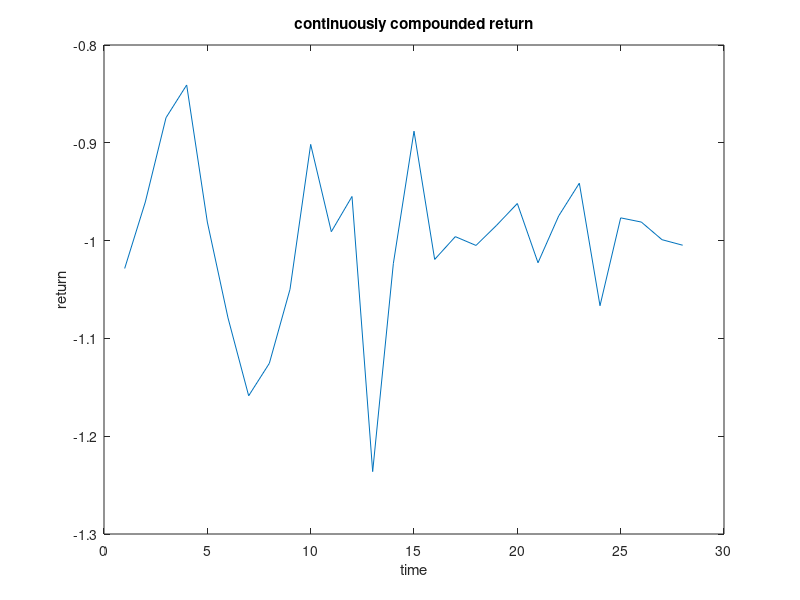

This figure's MATLAB source: (Note: this script raises an error after producing the figure.)
%---------------------------------------------------------------------%
%Q1
data = csvread('Q1.csv');
data = sortrows(data, 1);
%%a.
monthlysimplenetreturn = data(2:end,2) ./ data(1:end-1,2) - 1;
figure()
plot(monthlysimplenetreturn)
xlabel('time');
ylabel('return');
title('monthly simple net return')

%%b.
monthlygrossreturn = data(2:end,2) ./ data(1:end-1,2);
plot(monthlygrossreturn)
xlabel('time');
ylabel('return');
title('monthly gross return')
%%c.
continuouslycompoundedreturn = log(data(2:end,2)) - log(data(1:end-1,2)) - 1;
plot(continuouslycompoundedreturn)
xlabel('time');
ylabel('return');
title('continuously compounded return')
%%d.
meanret = mean(monthlysimplenetreturn);
medianret = median(monthlysimplenetreturn);
stdret = std(monthlysimplenetreturn);
fivepercentileret = prctile(monthlysimplenetreturn, 5);
ninetyfivepercentileret = prctile(monthlysimplenetreturn, 95);
skewnessret = skewness(monthlysimplenetreturn);
kurtosisret = kurtosis(monthlysimplenetreturn);
statistictable = [meanret;medianret;stdret;fivepercentileret;ninetyfivepercentileret; skewnessret; kurtosisret];
csvwrite('Q1table.csv', statistictable);
%---------------------------------------------------------------------%

%---------------------------------------------------------------------%
%Q2
data = csvread('Q2.csv');
retdata = data(2:end, 2:end) ./ data(1:end-1, 2:end) - 1;
meanret = mean(retdata);
stdret = std(retdata);
statistictable = [meanret', stdret'];
csvwrite('Q2table.csv', statistictable);
%---------------------------------------------------------------------%

%---------------------------------------------------------------------%
%Q3
Rm = csvread('Q3.csv');
Rtdata = csvread('Q2.csv');
Rtdata = Rtdata(2:end, 2:end) ./ Rtdata(1:end-1, 2:end) - 1;
Rm = Rm(2:end, 2) ./ Rm(1:end-1, 2) - 1;
Rf = 0.035 / 12 * ones(size(Rtdata, 1), 1);
Rme = Rm - Rf;
for i = 1 : size(Rtdata, 2)
    y = Rtdata(:,i) - Rf;
    x = [ones(size(Rte,1), 1), Rme];
    [B,BINT,R,RINT,STATS] = regress(y, x);
    Intercept(i) = B(1);
    Beta(i) = B(2);
    Residual(i,:) = R;
end
statistictable = [Intercept', Beta'];
csvwrite('Q3table.csv', statistictable);
%---------------------------------------------------------------------%

%---------------------------------------------------------------------%
%Q4
a = Intercept';
sigma = Residual * Residual' / T;
T = size(Rtdata, 1);
J0 = T * (1 + mean(Rm)^2 / var(Rm))^(-1) * a' * sigma^(-1) * a;
%---------------------------------------------------------------------%

%---------------------------------------------------------------------%
%Q5
S = (mean(Rm) - Rf(1)) / std(Rm);
N = size(Rtdata, 2);
J1 = (T - N - 1) / N * a' * sigma^(-1) * a / (1 + S^2);
%---------------------------------------------------------------------%
%---------------------------------------------------------------------%
%Q6. Momemtum
data = csvread('Q6_2.csv');
data(:,3) = data(:,3) + 1;
timelist = data(:,4) * 100 + data(:,5);
timelist = unique(timelist);
timerank = [];
for i = 1 : length(data)
    timerank(i) = find(timelist == data(i,4) * 100 + data(i,5));
end
data(:,7) = timerank;
stocklist = unique(data(:,1));
totaldata = [];
recpos = 0;
data(:,8) = zeros(length(data),1);

for i = 1 : length(stocklist);
    i
    slicedata = data(data(:,1) == stocklist(i), :);
    if size(slicedata,1) < 12
        recpos = recpos + size(slicedata,1);
        continue
    end
    for j = 1 : size(slicedata,1) - 12
        ret = cumprod(slicedata(j:j+10, 3));
        ret = ret(end);
        data(j + 12 + recpos, 8) = ret;
    end
    recpos = recpos + size(slicedata,1);
end

retdata = data(data(:,8) ~= 0, :);
datelist = unique(retdata(:, 2));

timerank = unique(timerank);
groupret = [];
for i = 1 : length(timerank)
    slicedata = retdata(retdata(:, 7) == timerank(i), :);
    slicedata = sortrows(slicedata, 8);
    idx = 1;
    retlist = [];
    for j = 1 : 9
        monthlyret = slicedata(idx : idx + floor(size(slicedata,1) / 10) - 1, 3);
        retlist = [retlist, mean(monthlyret)];
        idx = idx + floor(size(slicedata,1) / 10);
    end
    monthlyret = slicedata(idx : end, 3);
    retlist = [retlist, mean(monthlyret)];
    groupret = [groupret; retlist];
end
groupret = groupret(~isnan(groupret(:,1)), :);
cumret = cumprod(groupret);
figure()
plot(cumret);
legend('1','2','3','4','5','6','7','8','9','10', 'Location','NorthWest');
xlabel('time')
ylabel('return')
title('Returns For Momentum Groups')

%Fama-French Test
threefactor = csvread('threefactor.csv', 1, 0);
factoridx = ismember(threefactor(:,1), datelist);
threefactor = threefactor(factoridx, :);
rm = threefactor(:,2);
smb = threefactor(:,3);
hml = threefactor(:,4);
x = [ones(size(groupret(:, 1), 1),1), rm, smb,hml];
fftable = [];
for i = 1 : 10
    y = groupret(:, i) - 1;
    [B,BINT,R,RINT,STATS] = regress(y, x);
    SSE = R' * R;
    MSE = SSE / (size(x,1) - size(x,2));
    se = sqrt(MSE*diag(inv(x'*x)));
    t = B ./ se;
    fftable(:,i) = [B; t; STATS(1)]
end
csvwrite('momemtumfftest.csv', fftable);
%---------------------------------------------------------------------%
%---------------------------------------------------------------------%
%Q7.Reversal
data = csvread('Q6_2.csv');
data(:,3) = data(:,3) + 1;
timelist = data(:,4) * 100 + data(:,5);
timelist = unique(timelist);
timerank = [];
for i = 1 : length(data)
    timerank(i) = find(timelist == data(i,4) * 100 + data(i,5));
end
data(:,7) = timerank;
stocklist = unique(data(:,1));
totaldata = [];
recpos = 0;
data(:,8) = zeros(length(data),1);

for i = 1 : length(stocklist);
    i
    slicedata = data(data(:,1) == stocklist(i), :);
    if size(slicedata,1) < 48
        recpos = recpos + size(slicedata,1);
        continue
    end
    for j = 1 : size(slicedata,1) - 48
        ret = cumprod(slicedata(j:j+35, 3));
        ret = ret(end);
        data(j + 48 + recpos, 8) = ret;
    end
    recpos = recpos + size(slicedata,1);
end

retdata = data(data(:,8) ~= 0, :);
datelist = unique(retdata(:, 2));

timerank = unique(timerank);
groupret = [];
for i = 1 : length(timerank)
    slicedata = retdata(retdata(:, 7) == timerank(i), :);
    slicedata = sortrows(slicedata, 8);
    idx = 1;
    retlist = [];
    for j = 1 : 9
        monthlyret = slicedata(idx : idx + floor(size(slicedata,1) / 10) - 1, 3);
        retlist = [retlist, mean(monthlyret)];
        idx = idx + floor(size(slicedata,1) / 10);
    end
    monthlyret = slicedata(idx : end, 3);
    retlist = [retlist, mean(monthlyret)];
    groupret = [groupret; retlist];
end
groupret = groupret(~isnan(groupret(:,1)), :);
cumret = cumprod(groupret);
figure()
plot(cumret);
legend('1','2','3','4','5','6','7','8','9','10', 'Location','NorthWest');
xlabel('time')
ylabel('return')
title('Returns For Reversal Groups')

%Fama-French Test
threefactor = csvread('threefactor.csv', 1, 0);
factoridx = ismember(threefactor(:,1), datelist);
threefactor = threefactor(factoridx, :);
rm = threefactor(:,2);
smb = threefactor(:,3);
hml = threefactor(:,4);
x = [ones(size(groupret(:, 1), 1),1), rm, smb,hml];
fftable = [];
for i = 1 : 10
    y = groupret(:, i) - 1;
    [B,BINT,R,RINT,STATS] = regress(y, x);
    SSE = R' * R;
    MSE = SSE / (size(x,1) - size(x,2));
    se = sqrt(MSE*diag(inv(x'*x)));
    t = B ./ se;
    fftable(:,i) = [B; t; STATS(1)]
end
csvwrite('reversalfftest.csv', fftable);
%---------------------------------------------------------------------%
%---------------------------------------------------------------------%
%Q8
r104=zeros(length(EAPS4(:,1)),length(EAPS4(1,:)));
for i=1:length(EAPS4(:,1))
    for j=2:length(EAPS4(:,1))
        r104(j,i)=EAPS4(j,i)/EAPS4(j-1,i)-1;
    end
end
 omg = cov(r104);
 coeff = pcacov(omg);
omg = cov(r104);
 coeff = pcacov(omg);
N=10;
compvar=zeros(1,N);
for i = 1:N
    compvar(i)=coeff(:,i)'*omg*coeff(:,i);
end
totvar = sum(compvar);
prctvar=compvar/totvar;
plot(prctvar)
